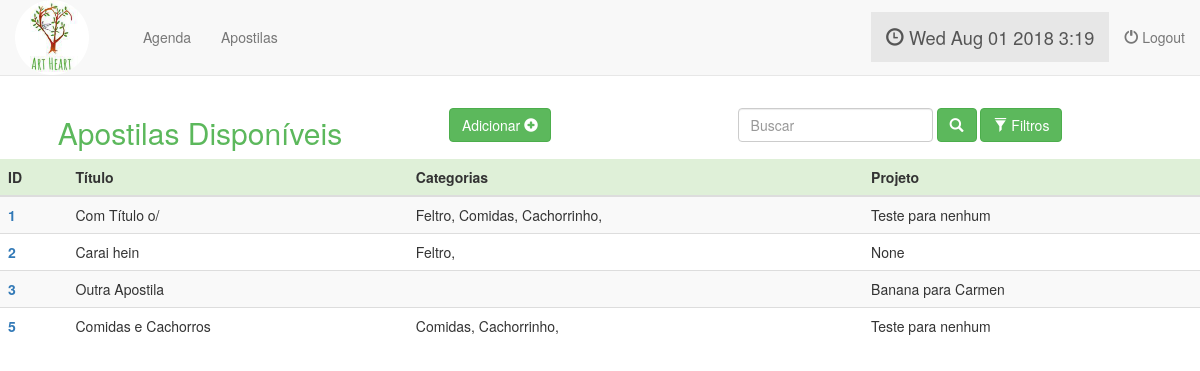
The app's page /search/ with its own data.
### Materials/models.py (models this page shows, shortened)
class Apostila(models.Model):
    id = models.AutoField(primary_key=True)
    title = models.CharField('Título', max_length=100, default='Sem Título')
    description = models.TextField('Descrição', blank=True)
    author = models.CharField('Autor', max_length=50, blank=True)
    submissionDate = models.DateField(auto_now_add=True)
    project = models.ForeignKey(Project, on_delete=models.CASCADE, blank=True, null=True, help_text="Opcional. Adicione se a apostila faz parte de algum projeto.")
    categories = models.ManyToManyField(Categoria, blank=True)
    file = models.FileField('Arquivo', blank=True, help_text="Se estiver modificando o arquivo da Apostila, NÃO SELECIONE limpar e outro arquivo ao mesmo tempo.")
    url = models.URLField('URL', blank=True)

class Categoria(models.Model):
    category = models.CharField('Categoria', max_length=100)

class Project(models.Model):
    name = models.CharField('Nome', max_length=100)
    client = models.CharField('Cliente', max_length=100, blank=True)
    def __str__(self):
        return self.name + ((' para ' + self.client) if self.client != '' else '')

### Materials/views.py (the view, shortened to what this page needs)
# urls.py: path('search/', materialsViews.search, name='url_search'),
def search(request):
    data = {}
    projs = Project.objects.all()
    cats = Categoria.objects.all()
    data['projects'] = projs
    data['categories'] = cats
    aps = Apostila.objects.all()
    data['entries'] = aps
    return render(request, 'Materials/search.html', data)

### Materials/templates/Materials/search.html (shortened to what this page needs)
{% extends 'Planner/base.html' %}
{% load staticfiles %}
{% block content %}
<div class="conteiner-fluid">
                <div class="col-md-4">
                        <h2>Apostilas Disponíveis</h2>
                </div>
                <div class="col-md-2 center">
                    <a class="btn btn-success" href="{% url 'url_detail' -1 %}">Adicionar <span class="glyphicon glyphicon-plus-sign"></span></a>
                </div>
		<div class="col-md-6 center">
            <form action="{% url 'url_search' %}" method="GET">
                <div class="form-inline">
                <input class="form-control" type="text" name="search" placeholder="Buscar">
                <button type="submit" class="btn btn-success"><span class="glyphicon glyphicon-search"></span></button>
                    <button type="button" class="btn btn-success" data-toggle="collapse" data-target="#filters"><span class="glyphicon glyphicon-filter"></span> Filtros</button>
                </div>
            </form>
        </div>
	</div>
<table class="table table-hover table-striped" style="margin-top: 2%">
    <thead>
      <tr class="bg-success">
        <th scope="col">ID</th>
        <th scope="col">Título</th>
        <th scope="col">Categorias</th>
        <th scope="col">Projeto</th>
      </tr>
    </thead>
    <tbody>
    {% for ap in entries %}
        <tr>
            <th scope="row"><a href="{% url 'url_detail' ap.id %}">{{ ap.id|safe }}</a></th>
            <td title="{{ ap.description }}">{{ ap.title }}</td>
            <td>{% for cat in ap.categories.all %}
                {{ cat.category }},
                {% endfor %}
            </td>
            <td>{{ ap.project }}</td>
        </tr>
    {% endfor %}
    </tbody>
  </table>
{% endblock %}

### Planner/templates/Planner/base.html (shortened to what this page needs)
<!DOCTYPE html>
{% load staticfiles %}
<html lang="pt-br">
<head>
    <link rel="stylesheet" href="https://maxcdn.bootstrapcdn.com/bootstrap/3.3.7/css/bootstrap.min.css">
</head>
<body onload="startTime()">
    <nav class="navbar navbar-default navbar-static-top">
        <div class="container-fluid">
          <div class="navbar-header" style="margin-right: -3%">
            <a href="{% url 'url_index'%}">
              <img alt="Brand" style="max-width: 50%;" class="img-responsive" src="{% static 'Planner/assets/logo.png'%}">
            </a>
          </div>
          <div class="collapse navbar-collapse" id="bs-example-navbar-collapse-1" style="margin-top: 1%">
            <ul class="nav navbar-nav">
              <li><a href="{% url 'url_index' %}">Agenda</a></li>
              <li><a href="{% url 'url_search' %}">Apostilas</a></li>
            </ul>
            <ul class="nav navbar-nav navbar-right">
              <li class="active"><a href="#" style="font-size: 130%"><span class="glyphicon glyphicon-time"></span> <span id="clock"></span></a></li>
              <li><a href="{% url 'url_logout' %}"><span class="glyphicon glyphicon-off"></span> Logout</a></li>
            </ul>
          </div>
        </div>
      </nav>
      {% block content %}
      {% endblock %}
</body>
</html>

### Materials/templates/Materials/search.html (style rules this page uses)
h2 { text-align: center; color: #5cb85c; }
.center { text-align: center; margin-top: 1%; }

### records on screen
Apostila: id "1", title "Com Título o/", project "Teste para nenhum"
Categoria: category "Feltro"
Categoria: category "Comidas"
Categoria: category "Cachorrinho"
Apostila: id "2", title "Carai hein", project "None"
Apostila: id "3", title "Outra Apostila", project "Banana para Carmen"
Apostila: id "5", title "Comidas e Cachorros", project "Teste para nenhum"
